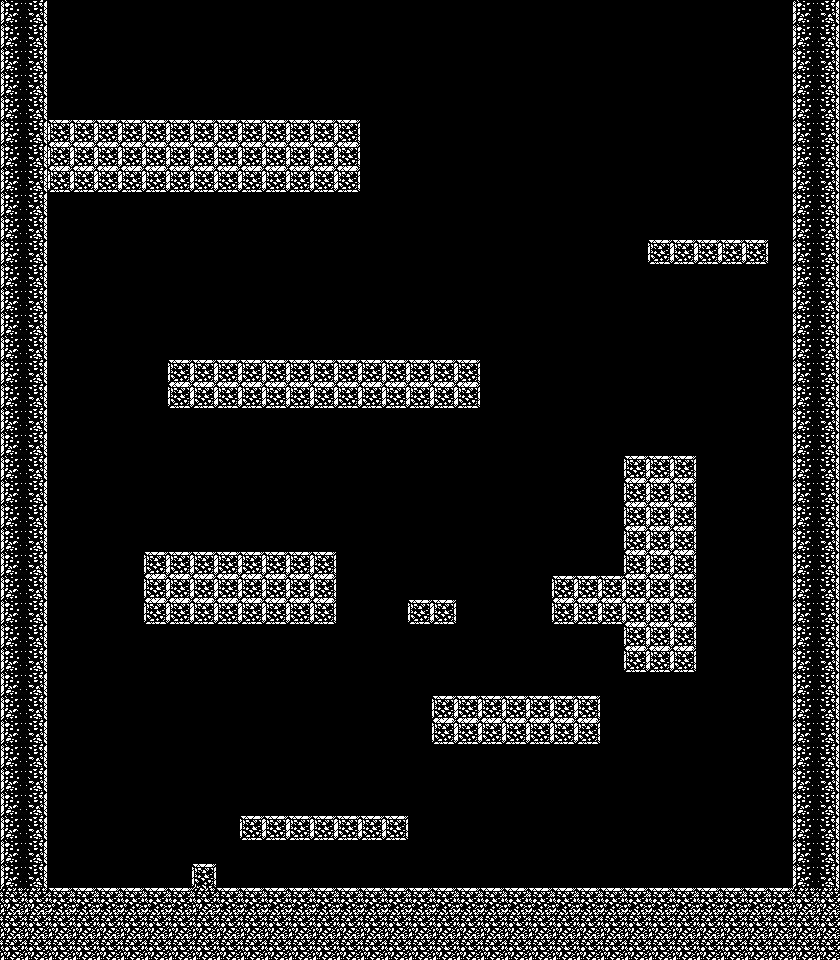

A 2D game scene composited from a Tiled map and its tileset images. What follows is a short description and the map's XML, with each tile layer's data collapsed to a summary:
An orthogonal 35x40 tile map with 24x24 px tiles, 3 tile layers (Walls, Background, Sprites).

<map version="1.9" tiledversion="1.9.2" orientation="orthogonal" renderorder="right-down" width="35" height="40" tilewidth="24" tileheight="24" infinite="0" nextlayerid="4" nextobjectid="1">
 <editorsettings>
  <chunksize width="24" height="24" />
  <export target="source/leveltest.tmj" format="json" />
 </editorsettings>
 <tileset firstgid="1" source="dolph.tsx" />
 <layer id="1" name="Walls" width="35" height="40">
  <data>[1400 cells, 1387 non-empty, 8 distinct tile ids]</data>
 </layer>
 <layer id="2" name="Background" width="35" height="40">
  <data>[1400 cells, 1400 non-empty, 1 distinct tile ids]</data>
 </layer>
 <layer id="3" name="Sprites" width="35" height="40">
  <data>[1400 cells, 0 non-empty, 0 distinct tile ids]</data>
 </layer>
</map>